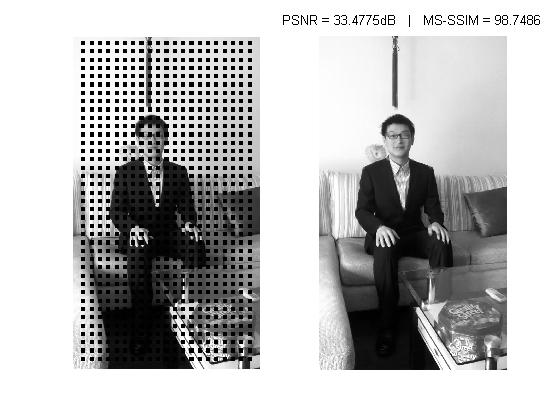
%> input picture visual_clearness/006.jpg, 560 x 420 px
$ octave run.m   (GNU Octave 9; MATLAB toolbox functions it lacks are replaced by stand-ins)
%> lines starting %> are read from the running program, lines starting %| are printed output that depends on the picture
### visual_clearness/simuLoss.m
%This function simulates damages in the received frame corresponding to the
%loss of one NALU (i.e. slice) given a slicing mode and the slice to be
%lost

function [y centers] = simuLoss(img, mb_size, nSlices, nLoss, mode)

% INPUT:
%   img     - original frame
%   nSlice  - number of slices the image is made of
%   nLoss   - indicates the slice that is lost
%   mb_size - macroblock dimensions

% OUTPUT:
%   y       - damaged frame, missing pixels are set to -1
%   centers - 2xN vector, where N is the number of missing macroblocks
%           - [row_1 row_2 ... row_N;
%              col_1 col_2 ... col_N]
%           - row_i (col_i) indicates the row (column) of the top-left
%            corner of the i^th missing macroblock
%

if nargin < 3
    mode = 'default';
end

y = img;
[rows cols] = size(img);

%Dispersed slicing, as described in Recommendation H.264
if strcmp(mode, 'dispersed')

    %Extracting variables needed for slicing (see Recommendation H.264)
    PicWidthInMbs = cols/mb_size;
    PicHeightInMbs = rows/mb_size;
    PicSizeInMapUnits = PicWidthInMbs * PicHeightInMbs;
    num_slice_groups_minus1 = nSlices - 1;
    mapUnitToSliceGroupMap = zeros(1,PicSizeInMapUnits);
    %%%%%%%%%%%%%%%%%%%%%%%%%%%%%%%%%%%%%%%%%%%%%%%%%%%%%%%%%%%%%%%%%%%

    %see 8.2.2.2 "Specification for dispersed slice group map type" in
    %Recommendation H.264 (p. 116)
    for i = 0:PicSizeInMapUnits-1
        mapUnitToSliceGroupMap(i+1)  = mod((mod(i,PicWidthInMbs) + floor((floor(i/PicWidthInMbs)*(num_slice_groups_minus1+1))/2)),(num_slice_groups_minus1+1));
    end

    %Setting the missing pixels to -1 and computing "centers"
    counter = 1;
    counter_centers = 1;
    centers = zeros(2,sum(mapUnitToSliceGroupMap(counter)+1 == nLoss));
    for i = 1:mb_size:rows-mb_size+1
        for j = 1:mb_size:cols-mb_size+1

            if mapUnitToSliceGroupMap(counter)+1 == nLoss
                y(i:i+mb_size-1,j:j+mb_size-1) = -ones(mb_size);
                centers(:,counter_centers) = [i;j];
                counter_centers = counter_centers + 1;
            end
            counter = counter + 1;

        end
    end

%Slicing for testing purposes, the "famous" 25% loss where every missing
%macroblock has all its 8 closest neighbouring macroblocks available
% (REFERENCE) XXXXXXXXXXXXXXXXXXXXXXXXXXXXXXXXXXX
elseif strcmp(mode, 'default')
    auxX = floor(cols/(2*mb_size));
    auxY = floor(rows/(2*2*mb_size));
    centers = zeros(2,auxX*auxY);
    counter = 1;

    for i = 1+mb_size:2*mb_size:rows
        for j = 1:2*mb_size:cols
            if i > 1 && i < rows - mb_size && j > 1 && j < cols - mb_size
                y(i:i+mb_size-1,j:j+mb_size-1) = -ones(mb_size);
                centers(:,counter) = [i;j];
                counter = counter + 1;
            end
        end
    end


elseif strcmp(mode, 'specify')
    % 本模式基于FMO TYPE2 丢失模式，构造成图像roi区域丢失
    PicWidthInMbs = cols/mb_size;    % 以块大小计量图片：宽度
    PicHeightInMbs = rows/mb_size;   % 高度
    PicSizeInMapUnits = PicWidthInMbs * PicHeightInMbs;    % 用块大小计算图像面积
    num_slice_groups_minus1 = nSlices - 1;    % nSlices:图像由多少slice组成
    mapUnitToSliceGroupMap = zeros(1,PicSizeInMapUnits);    %散布图做编号
    % configure
    mapUnitToSliceGroupMap(461:467) = 1;
    mapUnitToSliceGroupMap(461+32:467+32) = 1;
    mapUnitToSliceGroupMap(461+32*2:467+32*2) = 1;
    mapUnitToSliceGroupMap(461+32*3:467+32*3) = 1;


    % C实现为：
    % for( i = 0; i < p_Img->PicSizeInMapUnits; i++ ){
    % p_Img->MapUnitToSliceGroupMap [i] = (byte) (((i%p_Img->PicWidthInMbs)+(((i/p_Img->PicWidthInMbs)*(pps->num_slice_groups_minus1+1))>>1))
    %  %(pps->num_slice_groups_minus1+1));}

    %for i = 0:PicSizeInMapUnits-1
    %    mapUnitToSliceGroupMap(i+1)  = mod((mod(i,PicWidthInMbs) + floor((floor(i/PicWidthInMbs)*(num_slice_groups_minus1+1))/2)),(num_slice_groups_minus1+1));
    %end

    %Setting the missing pixels to -1 and computing param:centers:
    counter = 1;
    counter_centers = 1;

    centers = zeros(2,sum(mapUnitToSliceGroupMap(counter)+1 == nLoss));
    %centers?什么作用，为什么它是二维矩阵

    for i = 1:mb_size:rows-mb_size+1
        for j = 1:mb_size:cols-mb_size+1

            if mapUnitToSliceGroupMap(counter) == nLoss
                y(i:i+mb_size-1,j:j+mb_size-1) = -ones(mb_size);% 选定块置 -1
                centers(:,counter_centers) = [i;j];
                counter_centers = counter_centers + 1;
            end
            counter = counter + 1;

        end
    end


else
    display('Error: Invalid slicing mode')
end


end

### visual_clearness/selectMax_WLOG.m
function [ang w puntos] = selectMax_WLOG(left, right, top, bottom)

%X = [theta; H; diff; mu2; mu3; var2; var3; xEnter; yEnter; xExit; yExit];
%        1   2    3    4    5    6      7      8      9       10     11

TH = 3.5;
dim = length(left(1,:));
puntos = zeros(4,dim,4);
puntos(:,:,1) = [left(8,:); right(8,:); top(8,:); bottom(8,:)];
puntos(:,:,2) = [left(9,:); right(9,:); top(9,:); bottom(9,:)];
puntos(:,:,3) = [left(10,:); right(10,:); top(10,:); bottom(10,:)];
puntos(:,:,4) = [left(11,:); right(11,:); top(11,:); bottom(11,:)];

index = zeros(1,4);
sigma = [left(2,:).*left(3,:); right(2,:).*right(3,:); top(2,:).*top(3,:); bottom(2,:).*bottom(3,:)];

% POINT 1
[vL index(1)] = max(sigma(1,:));
[vR index(2)] = max(sigma(2,:));
[vT index(3)] = max(sigma(3,:));
[vB index(4)] = max(sigma(4,:));

angVec = [left(1,index(1)) right(1,index(2)) top(1,index(3)) bottom(1,index(4))];
strVec = [vL vR vT vB];
[w1 i] = max(strVec);
ang1 = angVec(i);
punto1 = puntos(i,index(i),:);

for l = 1:4
    for k = 1:dim
        xe = puntos(l,k,1);
        ye = puntos(l,k,2);
        xx = puntos(l,k,3);
        yx = puntos(l,k,4);
        dd = [sqrt((xe-punto1(1))^2 +  (ye-punto1(2))^2) sqrt((xx-punto1(3))^2 +  (yx-punto1(4))^2)];
        if dd(1) <= TH && dd(2) <= TH
            sigma(l,k) = -1;
        end
    end
end

%POINT 2
[vL index(1)] = max(sigma(1,:));
[vR index(2)] = max(sigma(2,:));
[vT index(3)] = max(sigma(3,:));
[vB index(4)] = max(sigma(4,:));

angVec = [left(1,index(1)) right(1,index(2)) top(1,index(3)) bottom(1,index(4))];
strVec = [vL vR vT vB];
[w2 i] = max(strVec);
ang2 = angVec(i);
punto2 = puntos(i,index(i),:);

for l = 1:4
    for k = 1:dim
        xe = puntos(l,k,1);
        ye = puntos(l,k,2);
        xx = puntos(l,k,3);
        yx = puntos(l,k,4);
        dd = [sqrt((xe-punto2(1))^2 +  (ye-punto2(2))^2) sqrt((xx-punto2(3))^2 +  (yx-punto2(4))^2)];
        if dd(1) <= TH && dd(2) <= TH
            sigma(l,k) = -1;
        end
    end
end

%POINT 3
[vL index(1)] = max(sigma(1,:));
[vR index(2)] = max(sigma(2,:));
[vT index(3)] = max(sigma(3,:));
[vB index(4)] = max(sigma(4,:));

angVec = [left(1,index(1)) right(1,index(2)) top(1,index(3)) bottom(1,index(4))];
strVec = [vL vR vT vB];
[w3 i] = max(strVec);
ang3 = angVec(i);
punto3 = puntos(i,index(i),:);

for l = 1:4
    for k = 1:dim
        xe = puntos(l,k,1);
        ye = puntos(l,k,2);
        xx = puntos(l,k,3);
        yx = puntos(l,k,4);
        dd = [sqrt((xe-punto3(1))^2 +  (ye-punto3(2))^2) sqrt((xx-punto3(3))^2 +  (yx-punto3(4))^2)];
        if dd(1) <= TH && dd(2) <= TH
            sigma(l,k) = -1;
        end
    end
end


%POINT 4
[vL index(1)] = max(sigma(1,:));
[vR index(2)] = max(sigma(2,:));
[vT index(3)] = max(sigma(3,:));
[vB index(4)] = max(sigma(4,:));

angVec = [left(1,index(1)) right(1,index(2)) top(1,index(3)) bottom(1,index(4))];
strVec = [vL vR vT vB];
[w4 i] = max(strVec);
ang4 = angVec(i);
punto4 = puntos(i,index(i),:);

for l = 1:4
    for k = 1:dim
        xe = puntos(l,k,1);
        ye = puntos(l,k,2);
        xx = puntos(l,k,3);
        yx = puntos(l,k,4);
        dd = [sqrt((xe-punto4(1))^2 +  (ye-punto4(2))^2) sqrt((xx-punto4(3))^2 +  (yx-punto4(4))^2)];
        if dd(1) <= TH && dd(2) <= TH
            sigma(l,k) = -1;
        end
    end
end


%POINT 5
[vL index(1)] = max(sigma(1,:));
[vR index(2)] = max(sigma(2,:));
[vT index(3)] = max(sigma(3,:));
[vB index(4)] = max(sigma(4,:));

angVec = [left(1,index(1)) right(1,index(2)) top(1,index(3)) bottom(1,index(4))];
strVec = [vL vR vT vB];
[w5 i] = max(strVec);
ang5 = angVec(i);
punto5 = puntos(i,index(i),:);

for l = 1:4
    for k = 1:dim
        xe = puntos(l,k,1);
        ye = puntos(l,k,2);
        xx = puntos(l,k,3);
        yx = puntos(l,k,4);
        dd = [sqrt((xe-punto5(1))^2 +  (ye-punto5(2))^2) sqrt((xx-punto5(3))^2 +  (yx-punto5(4))^2)];
        if dd(1) <= TH && dd(2) <= TH
            sigma(l,k) = -1;
        end
    end
end


if w2 < 0.5*w1
    ang2 = -1;
end
if w3 < 0.5*w1
    ang3 = -1;
end
if w4 < 0.5*w1
    ang4 = -1;
end
if w5 < 0.5*w1
    ang5 = -1;
end

ang = [ang1 ang2 ang3 ang4 ang5];
w = [w1 w2 w3 w4 w5];
puntos = [  punto1(1) punto1(2) punto1(3) punto1(4);
            punto2(1) punto2(2) punto2(3) punto2(4);
            punto3(1) punto3(2) punto3(3) punto3(4);
            punto4(1) punto4(2) punto4(3) punto4(4);
            punto5(1) punto5(2) punto5(3) punto5(4)];


end

### visual_clearness/getWeights_WLOG.m
function y = getWeights_WLOG(ang, puntos, mb_size, N)

%devuelve pesos, si la interpolacion no cuenta, peso puesto a cero
%puntos = [xEnter1 yEnter1 xExit1 yExit1; ...]

dim = length(ang);
y = ones(mb_size, mb_size, dim);
if sum(ang) == -dim
    return
end

flags = zeros(1,dim);
slope = zeros(1,dim);
offset = zeros(1,dim);
epsilon = 0.00001;

for i = 1:N
    if ang(i) < 0
        continue
    end
    %linea vertical
    aux = abs(puntos(i,2) - puntos(i,4))/(abs(puntos(i,1) - puntos(i,3)) + epsilon);
    if aux > mb_size && (puntos(i,1) > mb_size && puntos(i,1) <= 2*mb_size) && (puntos(i,3) > mb_size && puntos(i,3) <= 2*mb_size)
        flags(i) = true;
    else
        %slope & offset
        mat = [puntos(i,1) 1 -puntos(i,2); puntos(i,3) 1 -puntos(i,4)];
        mat = rref(mat);
        slope(i) = mat(1,end);
        offset(i) = mat(2,end);
    end
end


%para cada pixel del MB
for w = 1:N
    if ang(w) < 0
        continue
    else
        for i = mb_size+1:mb_size+mb_size
            for j = mb_size+1:mb_size+mb_size

                if flags(w)
                    y(j-mb_size,i-mb_size,w) = abs(i - puntos(w,1)) + epsilon;
                else
                    y(j-mb_size,i-mb_size,w) = abs(slope(w)*i + j + offset(w))/sqrt(slope(w)^2 + 1) + epsilon;
                end
            end
        end
    end
end

%normalizamos
for i = mb_size+1:mb_size+mb_size
    for j = mb_size+1:mb_size+mb_size
        total = sum(y(j-mb_size,i-mb_size,1:N));
        for w = 1:dim
            if ang(w) < 0
                continue
            else
                y(j-mb_size,i-mb_size,w) = y(j-mb_size,i-mb_size,w)/total;
            end
        end
    end
end


end

### visual_clearness/biLinInterpol_v5.m
function [block yAux] = biLinInterpol_v5(mask, center, angle, mb_size)

r = center(1);
c = center(2);
y = mask;

[d1 d2] = size(mask);
yAux = zeros(d1,d2,3);
yAux(:,:,1) = mask;
yAux(:,:,2) = mask;
yAux(:,:,3) = mask;
block = -ones(mb_size);

if angle < 90

    for i = 1:mb_size
        for j = 1:mb_size
            slope = tan(2*pi/360*(90 - angle));
            above = i;
            below = mb_size - i + 1;

            left = round(above*slope);
            right = round(below*slope);

            %FROM TOP
            if left <= j
                %TO BOTTOM
                if right <= mb_size - j + 1
                    d1 = sqrt(above^2 + left^2);
                    d2 = sqrt(below^2 + right^2);
                    y(r+i-1, c+j-1) = d2/(d1 + d2)*y(r-1,c+j-1-left) + d1/(d1 + d2)*y(r+mb_size, c+j-1+right);
                    block(i,j) = d2/(d1 + d2)*y(r-1,c+j-1-left) + d1/(d1 + d2)*y(r+mb_size, c+j-1+right);
% [9 lines of commented-out code are left out]
                else
                    slope = tan(2*pi/360*angle);
                    aux = (mb_size - j + 1)*slope;
                    below = round(aux);
                    right = mb_size - j + 1;
                    d1 = sqrt(above^2 + left^2);
                    d2 = sqrt(below^2 + right^2);
                    y(r+i-1, c+j-1) = d2/(d1 + d2)*y(r-1,c+j-1-left) + d1/(d1 + d2)*y(r+i-1+below, c+mb_size);
                    block(i,j) = d2/(d1 + d2)*y(r-1,c+j-1-left) + d1/(d1 + d2)*y(r+i-1+below, c+mb_size);
% [6 lines of commented-out code are left out]
                end

            %FROM LEFT
            else
                slope = tan(2*pi/360*angle);
                aux = (slope*j);
                above = round(aux);
                left = j;
                %TO BOTTOM
                if right <= mb_size - j + 1
                    d1 = sqrt(above^2 + left^2);
                    d2 = sqrt(below^2 + right^2);
                    y(r+i-1, c+j-1) = d2/(d1 + d2)*y(r+i-1-above,c-1) + d1/(d1 + d2)*y(r+mb_size, c+j-1+right);
                    block(i,j) = d2/(d1 + d2)*y(r+i-1-above,c-1) + d1/(d1 + d2)*y(r+mb_size, c+j-1+right);
                    yAux(r+i-1-above,c-1,1) = 255;
                    yAux(r+i-1-above,c-1,2) = 0;
                    yAux(r+i-1-above,c-1,3) = 0;
                    yAux(r+mb_size, c+j-1+right,1) = 0;
                    yAux(r+mb_size, c+j-1+right,2) = 255;
                    yAux(r+mb_size, c+j-1+right,3) = 0;

                %TO RIGHT
                else
                    slope = tan(2*pi/360*angle);
                    aux = (mb_size - j + 1)*slope;
                    below = round(aux);
                    right = mb_size - j + 1;
                    d1 = sqrt(above^2 + left^2);
                    d2 = sqrt(below^2 + right^2);
                    y(r+i-1, c+j-1) = d2/(d1 + d2)*y(r+i-1-above,c-1) + d1/(d1 + d2)*y(r+i-1+below, c+mb_size);
                    block(i,j) = d2/(d1 + d2)*y(r+i-1-above,c-1) + d1/(d1 + d2)*y(r+i-1+below, c+mb_size);
% [6 lines of commented-out code are left out]
                end
            end
        end
    end

else
    for i = 1:mb_size
        for j = 1:mb_size
            slope = tan(2*pi/360*(angle - 90));
            above = i;
            below = mb_size - i + 1;

            right = round(above*slope);
            left = round(below*slope);

            %FROM TOP
            if right <= mb_size - j + 1
                %TO BOTTOM
                if left <= j
                    d1 = sqrt(above^2 + right^2);
                    d2 = sqrt(below^2 + left^2);
                    y(r+i-1, c+j-1) = d2/(d1 + d2)*y(r-1,c+j-1+right) + d1/(d1 + d2)*y(r+mb_size, c+j-1-left);
                    block(i,j) = d2/(d1 + d2)*y(r-1,c+j-1+right) + d1/(d1 + d2)*y(r+mb_size, c+j-1-left);
% [8 lines of commented-out code are left out]
                else
                    slope = tan(2*pi/360*(90-(angle-90)));
                    aux = j*slope;
                    below = round(aux);
                    left = j;
                    d1 = sqrt(above^2 + right^2);
                    d2 = sqrt(below^2 + left^2);
                    y(r+i-1, c+j-1) = d2/(d1 + d2)*y(r-1,c+j-1+right) + d1/(d1 + d2)*y(r+i-1+below, c-1);
                    block(i,j) = d2/(d1 + d2)*y(r-1,c+j-1+right) + d1/(d1 + d2)*y(r+i-1+below, c-1);
% [6 lines of commented-out code are left out]
                end

            %FROM RIGHT
            else
                slope = tan(2*pi/360*(90-(angle-90)));
                aux = (mb_size - j + 1)*slope;
                above = round(aux);
                right = mb_size - j + 1;
                %TO BOTTOM
                if left <= j
                    d1 = sqrt(above^2 + right^2);
                    d2 = sqrt(below^2 + left^2);
                    y(r+i-1, c+j-1) = d2/(d1 + d2)*y(r+i-1-above,c+mb_size) + d1/(d1 + d2)*y(r+mb_size, c+j-1-left);
                    block(i,j) = d2/(d1 + d2)*y(r+i-1-above,c+mb_size) + d1/(d1 + d2)*y(r+mb_size, c+j-1-left);
% [8 lines of commented-out code are left out]
                else
                    slope = tan(2*pi/360*(90-(angle-90)));
                    aux = j*slope;
                    below = round(aux);
                    left = j;
                    d1 = sqrt(above^2 + right^2);
                    d2 = sqrt(below^2 + left^2);
                    y(r+i-1, c+j-1) = d2/(d1 + d2)*y(r+i-1-above,c+mb_size) + d1/(d1 + d2)*y(r+i-1+below, c-1);
                    block(i,j) = d2/(d1 + d2)*y(r+i-1-above,c+mb_size) + d1/(d1 + d2)*y(r+i-1+below, c-1);
% [6 lines of commented-out code are left out]
                end

            end

        end
    end
end


end

### visual_clearness/run.m
%%%%%%%%%%%%%%%%%%%%%%%%%%%%%%%%%%%%%%%%%%%%%%%%%%%%%%%%%%%%%%%%%%%%
%                                                                  %
%   Copyright (c) 2011 by                                          %
%   Jan Koloda                                                     %
%   Universidad de Granada, Granada, Spain                         %
%   - all rights reserved -                                        %
%                                                                  %
%   This is an implementation of the algorithm described in:       %
%   Koloda, J., Sanchez, V. and Peinado, A.M., "Spatial Error      %
%   Concealment Based on Edge Visual Clearness for Image/Video     %
%   Communication", Circuits, Systems and Signal Processing        %
%                                                                  %
%   This program is free of charge for personal and scientific     %
%   use (with proper citation). The author does NOT give up his    %
%   copyright. Any commercial use is prohibited.                   %
%   YOU ARE USING THIS PROGRAM AT YOUR OWN RISK! THE AUTHOR        %
%   IS NOT RESPONSIBLE FOR ANY DAMAGE OR DATA-LOSS CAUSED BY THE   %
%   USE OF THIS PROGRAM.                                           %
%                                                                  %
%   If you have any questions please contact:                      %
%                                                                  %
%   Jan Koloda                                                     %
%   Dpt. Signal Theory, Networking and Communication               %
%   Universidad de Granada                                         %
%   Granada, Spain                                                 %
%                                                                  %
%                                                                  %
%   email: janko @ ugr.es                                          %
%                                                                  %
%%%%%%%%%%%%%%%%%%%%%%%%%%%%%%%%%%%%%%%%%%%%%%%%%%%%%%%%%%%%%%%%%%%%

%% init
clear;
clc;

%% Loading the image and parsing it to grey level, if needed
[filename,pathname]=uigetfile({'*.tiff';'*.tif';'*.*';'*.bmp'},'图像文件');
%> the answer given: 006.jpg
file=[pathname,filename];
img = imread(file);
%> img is the input picture: size 420x560x3 uint8; min 0, max 255, mean 188.6
[r c d] = size(img);
%> r = 420; c = 560; d = 3
if d > 1
    img = double(rgb2gray(img));
%> img: size 420x560 double
else
    img = double(img);
end

%% Generating losses
tic    %开始计时

slice_to_be_lost = 1;
nSlices = 2;
mb_size = 16;
mode = 'default';

%Cropping the image so it is made of an integer number of macroblocks %%%%%
img = img(1:floor(r/mb_size)*mb_size,1:floor(c/mb_size)*mb_size);
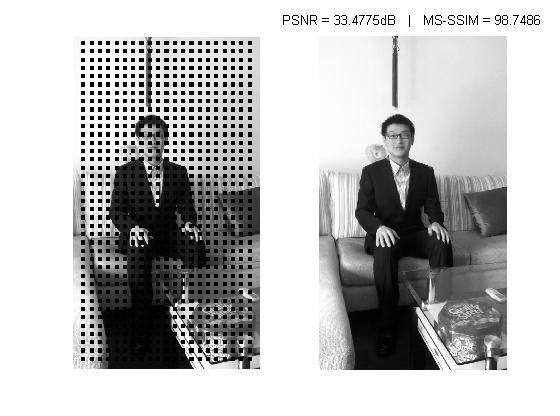
%> img: size 416x560 double; min 0, max 255, mean 187.9
[r c] = size(img);
%> r = 416
%%%%%%%%%%%%%%%%%%%%%%%%%%%%%%%%%%%%%%%%%%%%%%%%%%%%%%%%%%%%%%%%%%%%%%%%%%%

[mask centers] = simuLoss(img, mb_size, nSlices, slice_to_be_lost, mode);
%> after the loop in simuLoss, `for i = 1+mb_size:2*mb_size:rows`:
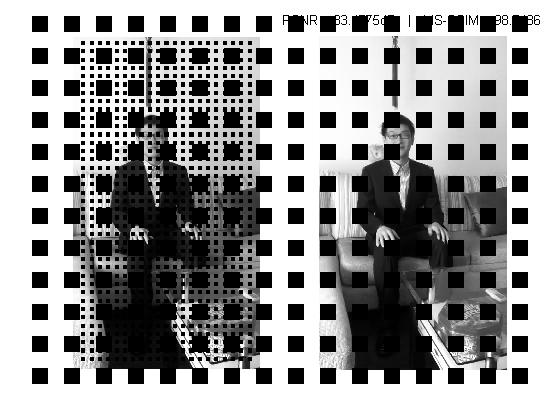
%> y: size 416x560 double; min -1, max 255, mean 150.1; drawn with min black and max white
%> after the loop in simuLoss, `for i = 1+mb_size:2*mb_size:rows`: centers = 192 columns, first 8: [17 17 17 17 17 17 17 17; 33 65 97 129 161 193 225 257]; counter = 193
received_frame = mask;

%% Concealment

STEP_SIZE = 1;


N = 5;
img = double(img);
resRho = 0.9;
resThe = 2;
minLen = 1;
BORDER = 4;


maskN5 = mask;
maskN2 = mask;
maskN3 = mask;
maskN4 = mask;

len = length(centers(1,:));
%> len = 192
[dim1 dim2] = size(mask);
%> dim1 = 416; dim2 = 560


h = waitbar(0);
set(h,'Name','Processing')

%> (the run ends here)
